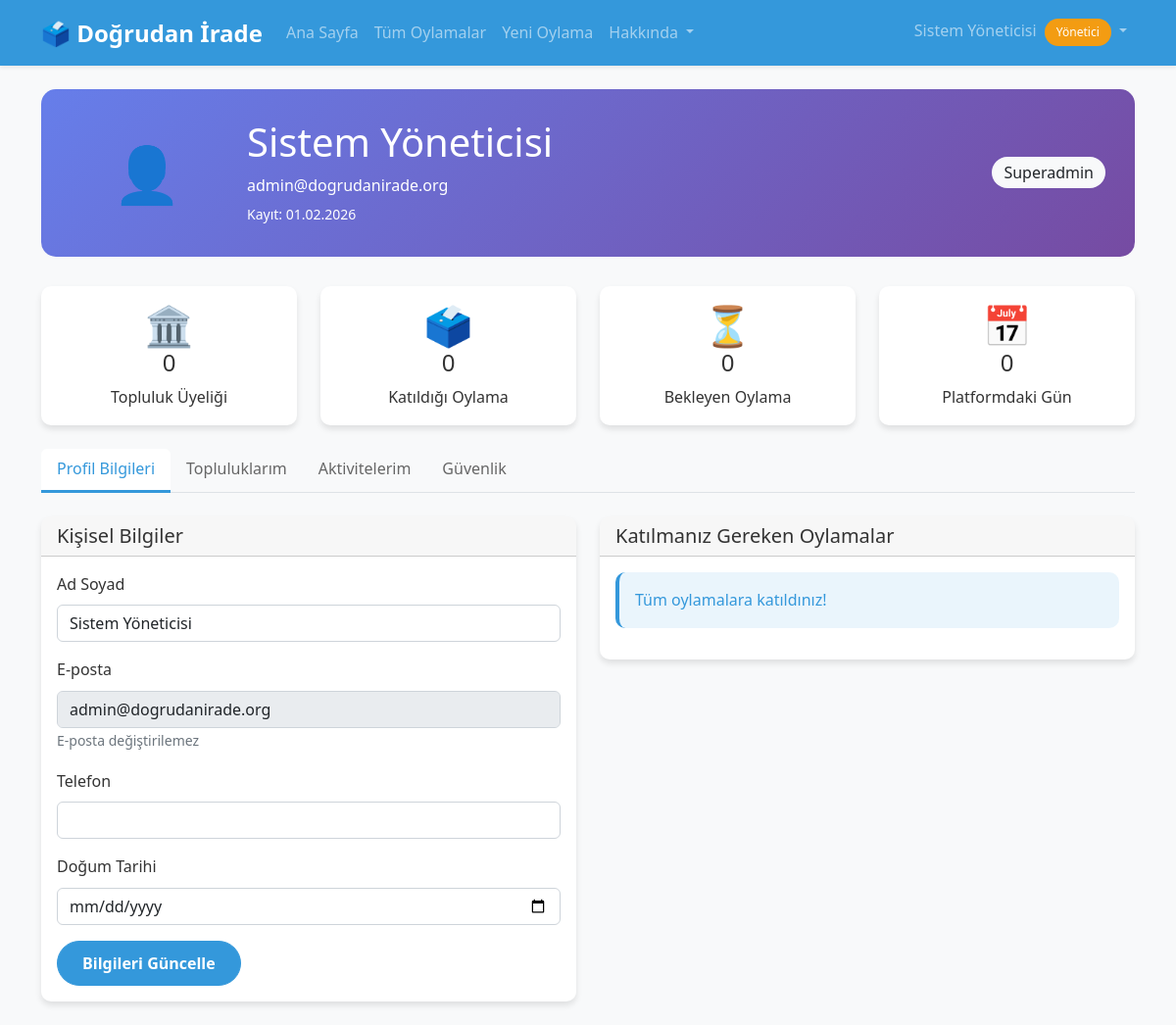
The app's page /profil.php (signed in) with its own data.
### tables this page shows
CREATE TABLE kullanicilar (
    id BIGINT PRIMARY KEY AUTO_INCREMENT,
    eposta VARCHAR(255) UNIQUE NOT NULL,
    sifre_hash VARCHAR(255) NOT NULL,
    ad_soyad VARCHAR(200) NOT NULL,
    tc_kimlik VARCHAR(11) UNIQUE COMMENT 'Güvenlik nedeniyle hashlenmiş olarak saklanabilir',
    telefon VARCHAR(20),
    dogum_tarihi DATE,
    kayit_tarihi DATETIME DEFAULT CURRENT_TIMESTAMP,
    son_giris_tarihi DATETIME,
    durum ENUM('aktif', 'pasif', 'askida') DEFAULT 'aktif',
    yetki_seviye ENUM('kullanici', 'yonetici', 'superadmin') DEFAULT 'kullanici',
    INDEX idx_eposta (eposta)
);

### config/datebase.php (called while the page is built, shortened)
<?php
class Database {
    private $host = 'localhost';
    private $db_name = 'dogrudan_irade';
    private $username = 'root';
    private $password = '';
    public function connect() {
        $this->conn = null;
        try {
            $this->conn = new PDO(
                "mysql:host=" . $this->host . ";dbname=" . $this->db_name . ";charset=utf8mb4",
                $this->username,
                $this->password
            );
            $this->conn->setAttribute(PDO::ATTR_ERRMODE, PDO::ERRMODE_EXCEPTION);
            $this->conn->setAttribute(PDO::ATTR_DEFAULT_FETCH_MODE, PDO::FETCH_ASSOC);
        } catch(PDOException $e) {
            error_log("Veritabanı bağlantı hatası: " . $e->getMessage());
            die("Veritabanına bağlanılamadı. Lütfen daha sonra tekrar deneyin.");
        }
        return $this->conn;
    }
    public function query($sql, $params = []) {
        $stmt = $this->connect()->prepare($sql);
        $stmt->execute($params);
        return $stmt;
    }
}
?>

### profil.php (the view, shortened to what this page needs)
<?php
$db = new Database();
$kullanici_id = $_SESSION['kullanici_id'];
$kullanici = $db->query(
    "SELECT * FROM kullanicilar WHERE id = ?",
    [$kullanici_id]
)->fetch();
$topluluklar = $db->query(
    "SELECT * FROM kullanici_topluluklari WHERE kullanici_id = ?",
    [$kullanici_id]
)->fetchAll();
$oy_kullandigi = $db->query(
    "SELECT DISTINCT o.baslik, o.tur, o.id, ok.oy_tarihi
     FROM oylamalar o
     JOIN oy_kullanicilar ok ON o.id = ok.oylama_id
     WHERE ok.kullanici_id = ?
     ORDER BY ok.oy_tarihi DESC
     LIMIT 10",
    [$kullanici_id]
)->fetchAll();
$aktif_oylamalar = $db->query(
    "SELECT DISTINCT o.*
     FROM oylamalar o
     LEFT JOIN kullanici_topluluklari kt ON (
         (o.topluluk_tipi = 'ulusal') OR
         (o.topluluk_tipi = 'il' AND kt.topluluk_tipi = 'il' AND kt.topluluk_id = o.topluluk_id)
     )
     WHERE o.durum = 'aktif'
     AND (kt.kullanici_id = ? OR o.topluluk_tipi = 'ulusal')
     AND o.id NOT IN (
         SELECT oylama_id FROM oy_kullanicilar WHERE kullanici_id = ?
     )
     LIMIT 5",
    [$kullanici_id, $kullanici_id]
)->fetchAll();
?>
<!DOCTYPE html>
<html lang="tr">
<head>
    <link href="https://cdn.jsdelivr.net/npm/bootstrap@5.2.3/dist/css/bootstrap.min.css" rel="stylesheet">
    <link rel="stylesheet" href="assets/css/style.css">
</head>
<body>
    <?php include 'includes/header.php'; ?>
    <main class="container py-4">
        <div class="profile-header">
            <div class="row align-items-center">
                <div class="col-md-2 text-center">
                    <div class="profile-avatar display-4">
                        👤
                    </div>
                </div>
                <div class="col-md-8">
                    <h1 class="display-6 mb-2"><?= htmlspecialchars($kullanici['ad_soyad']) ?></h1>
                    <p class="mb-1">
                        <i class="bi bi-envelope"></i> <?= htmlspecialchars($kullanici['eposta']) ?>
                    </p>
                    <p class="mb-0">
                        <small>
                            <i class="bi bi-calendar"></i> Kayıt: <?= date('d.m.Y', strtotime($kullanici['kayit_tarihi'])) ?>
                        </small>
                    </p>
                </div>
                <div class="col-md-2 text-end">
                    <span class="badge bg-light text-dark fs-6">
                        <i class="bi bi-shield-check"></i> <?= ucfirst($kullanici['yetki_seviye']) ?>
                    </span>
                </div>
            </div>
        </div>
        <div class="row mb-4">
            <div class="col-md-3">
                <div class="card stats-card text-center border-primary">
                    <div class="card-body">
                        <div class="display-6 text-primary">🏛️</div>
                        <h4 class="card-title"><?= count($topluluklar) ?></h4>
                        <p class="card-text">Topluluk Üyeliği</p>
                    </div>
                </div>
            </div>
            <div class="col-md-3">
                <div class="card stats-card text-center border-success">
                    <div class="card-body">
                        <div class="display-6 text-success">🗳️</div>
                        <h4 class="card-title"><?= count($oy_kullandigi) ?></h4>
                        <p class="card-text">Katıldığı Oylama</p>
                    </div>
                </div>
            </div>
            <div class="col-md-3">
                <div class="card stats-card text-center border-warning">
                    <div class="card-body">
                        <div class="display-6 text-warning">⏳</div>
                        <h4 class="card-title"><?= count($aktif_oylamalar) ?></h4>
                        <p class="card-text">Bekleyen Oylama</p>
                    </div>
                </div>
            </div>
            <div class="col-md-3">
                <div class="card stats-card text-center border-info">
                    <div class="card-body">
                        <div class="display-6 text-info">📅</div>
                        <h4 class="card-title">
                            <?php
                            $gun = floor((time() - strtotime($kullanici['kayit_tarihi'])) / (60 * 60 * 24));
                            echo $gun;
                            ?>
                        </h4>
                        <p class="card-text">Platformdaki Gün</p>
                    </div>
                </div>
            </div>
        </div>
        <ul class="nav nav-tabs mb-4" id="profileTab" role="tablist">
            <li class="nav-item" role="presentation">
                <button class="nav-link active" id="home-tab" data-bs-toggle="tab" data-bs-target="#home" type="button">
                    <i class="bi bi-person-circle"></i> Profil Bilgileri
                </button>
            </li>
            <li class="nav-item" role="presentation">
                <button class="nav-link" id="topluluk-tab" data-bs-toggle="tab" data-bs-target="#topluluk" type="button">
                    <i class="bi bi-people-fill"></i> Topluluklarım
                </button>
            </li>
            <li class="nav-item" role="presentation">
                <button class="nav-link" id="activity-tab" data-bs-toggle="tab" data-bs-target="#activity" type="button">
                    <i class="bi bi-activity"></i> Aktivitelerim
                </button>
            </li>
            <li class="nav-item" role="presentation">
                <button class="nav-link" id="security-tab" data-bs-toggle="tab" data-bs-target="#security" type="button">
                    <i class="bi bi-shield-lock"></i> Güvenlik
                </button>
            </li>
        </ul>
        <div class="tab-content" id="profileTabContent">
            <div class="tab-pane fade show active" id="home" role="tabpanel">
                <div class="row">
                    <div class="col-lg-6">
                        <div class="card">
                            <div class="card-header">
                                <h5 class="mb-0">
                                    <i class="bi bi-person-lines-fill"></i> Kişisel Bilgiler
                                </h5>
                            </div>
                            <div class="card-body">
                                <form method="POST" action="">
                                    <div class="mb-3">
                                        <label class="form-label">Ad Soyad</label>
                                        <input type="text" class="form-control" name="ad_soyad"
                                               value="<?= htmlspecialchars($kullanici['ad_soyad']) ?>" required>
                                    </div>
                                    <div class="mb-3">
                                        <label class="form-label">E-posta</label>
                                        <input type="email" class="form-control"
                                               value="<?= htmlspecialchars($kullanici['eposta']) ?>" disabled>
                                        <small class="text-muted">E-posta değiştirilemez</small>
                                    </div>
                                    <div class="mb-3">
                                        <label class="form-label">Telefon</label>
                                        <input type="tel" class="form-control" name="telefon"
                                               value="<?= htmlspecialchars($kullanici['telefon'] ?? '') ?>"
                                               pattern="[0-9]{10,11}">
                                    </div>
                                    <div class="mb-3">
                                        <label class="form-label">Doğum Tarihi</label>
                                        <input type="date" class="form-control" name="dogum_tarihi"
                                               value="<?= htmlspecialchars($kullanici['dogum_tarihi'] ?? '') ?>"
                                               max="<?= date('Y-m-d') ?>">
                                    </div>
                                    <button type="submit" class="btn btn-primary">
                                        <i class="bi bi-check-circle"></i> Bilgileri Güncelle
                                    </button>
                                </form>
                            </div>
                        </div>
                    </div>
                    <div class="col-lg-6">
                        <div class="card mb-4">
                            <div class="card-header">
                                <h5 class="mb-0">
                                    <i class="bi bi-hourglass-split"></i> Katılmanız Gereken Oylamalar
                                </h5>
                            </div>
                            <div class="card-body">
                                <?php if (empty($aktif_oylamalar)): ?>
                                    <div class="alert alert-info">
                                        <i class="bi bi-check-circle"></i> Tüm oylamalara katıldınız!
                                    </div>
                                <?php endif; ?>
                            </div>
                        </div>
                    </div>
                </div>
            </div>
        </div>
    </main>
</body>
</html>

### assets/css/style.css (style rules this page uses)
:root { --primary-color: #3498db; --secondary-color: #2c3e50; --success-color: #2ecc71; --danger-color: #e74c3c; --warning-color: #f39c12; --info-color: #1abc9c; --light-color: #ecf0f1; --dark-color: #34495e; }
body { font-family: 'Segoe UI', Tahoma, Geneva, Verdana, sans-serif; background-color: #f8f9fa; color: #333; line-height: 1.6; }
.display-4 { color: var(--secondary-color); font-weight: 700; }
.card { border: none; border-radius: 10px; box-shadow: 0 4px 6px rgba(0,0,0,0.1); transition: all 0.3s ease; }
.card-header { border-radius: 10px 10px 0 0 !important; font-weight: 600; }
.btn-primary { background-color: var(--primary-color); border-color: var(--primary-color); padding: 10px 25px; font-weight: 600; border-radius: 25px; }
.badge { padding: 8px 12px; font-weight: 500; border-radius: 20px; }
.alert { border-radius: 10px; border: none; }
.alert-info { background-color: rgba(52, 152, 219, 0.1); color: var(--primary-color); border-left: 4px solid var(--primary-color); }

### profil.php (style rules this page uses)
.profile-header { background: linear-gradient(135deg, #667eea 0%, #764ba2 100%); color: white; border-radius: 15px; padding: 30px; margin-bottom: 30px; }
.stats-card { transition: all 0.3s ease; }
.nav-tabs .nav-link { border: none; color: #666; font-weight: 500; }
.nav-tabs .nav-link.active { border-bottom: 3px solid #3498db; color: #3498db; }

### records on screen
kullanicilar: ad_soyad "Sistem Yöneticisi", eposta "admin@dogrudanirade.org", kayit_tarihi "01.02.2026", yetki_seviye "Superadmin", kayit_tarihi "0"

### other values on screen
$_SESSION['ad_soyad'] "Sistem Yöneticisi"
count($topluluklar) "0"
count($oy_kullandigi) "0"
count($aktif_oylamalar) "0"
